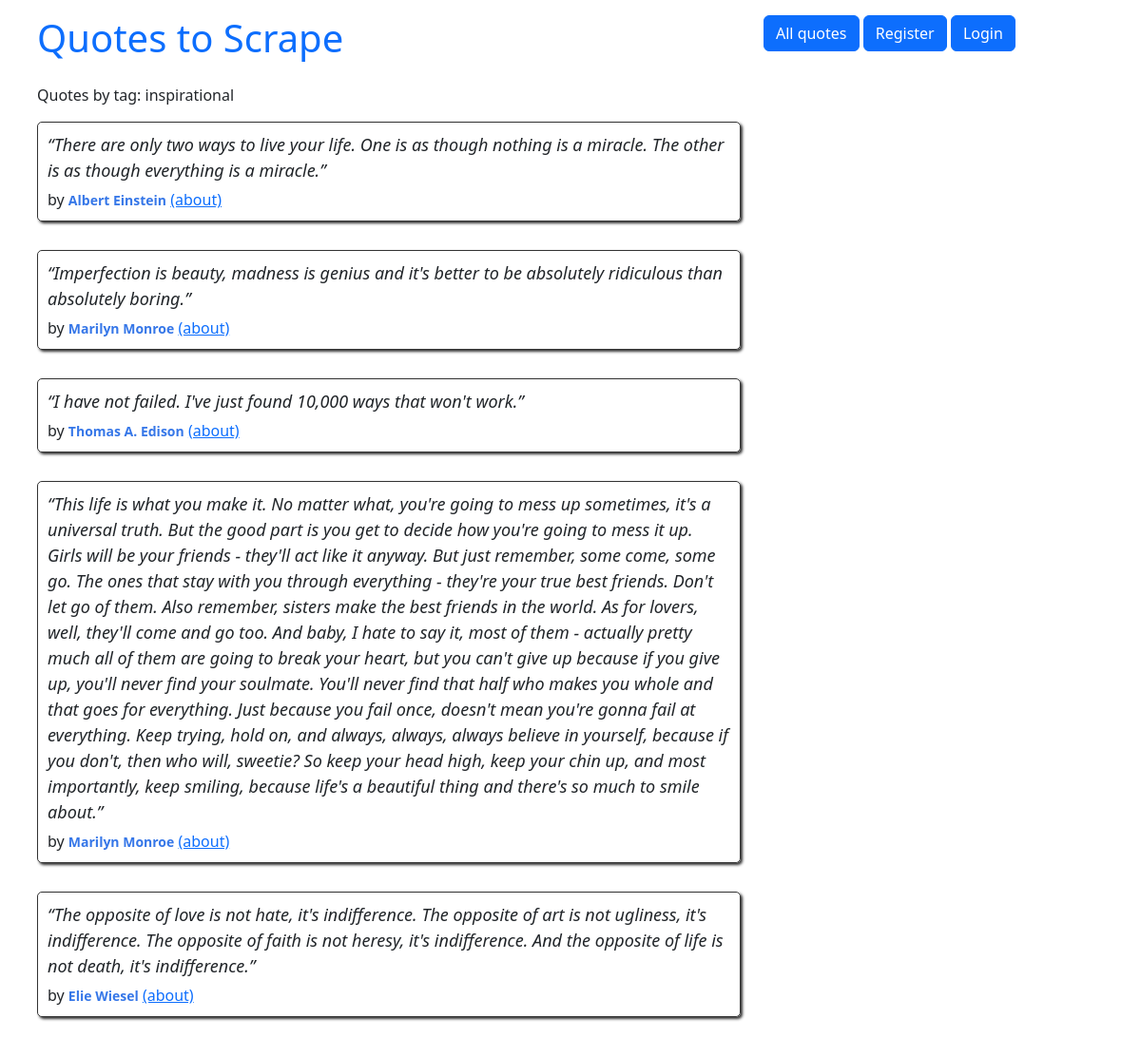
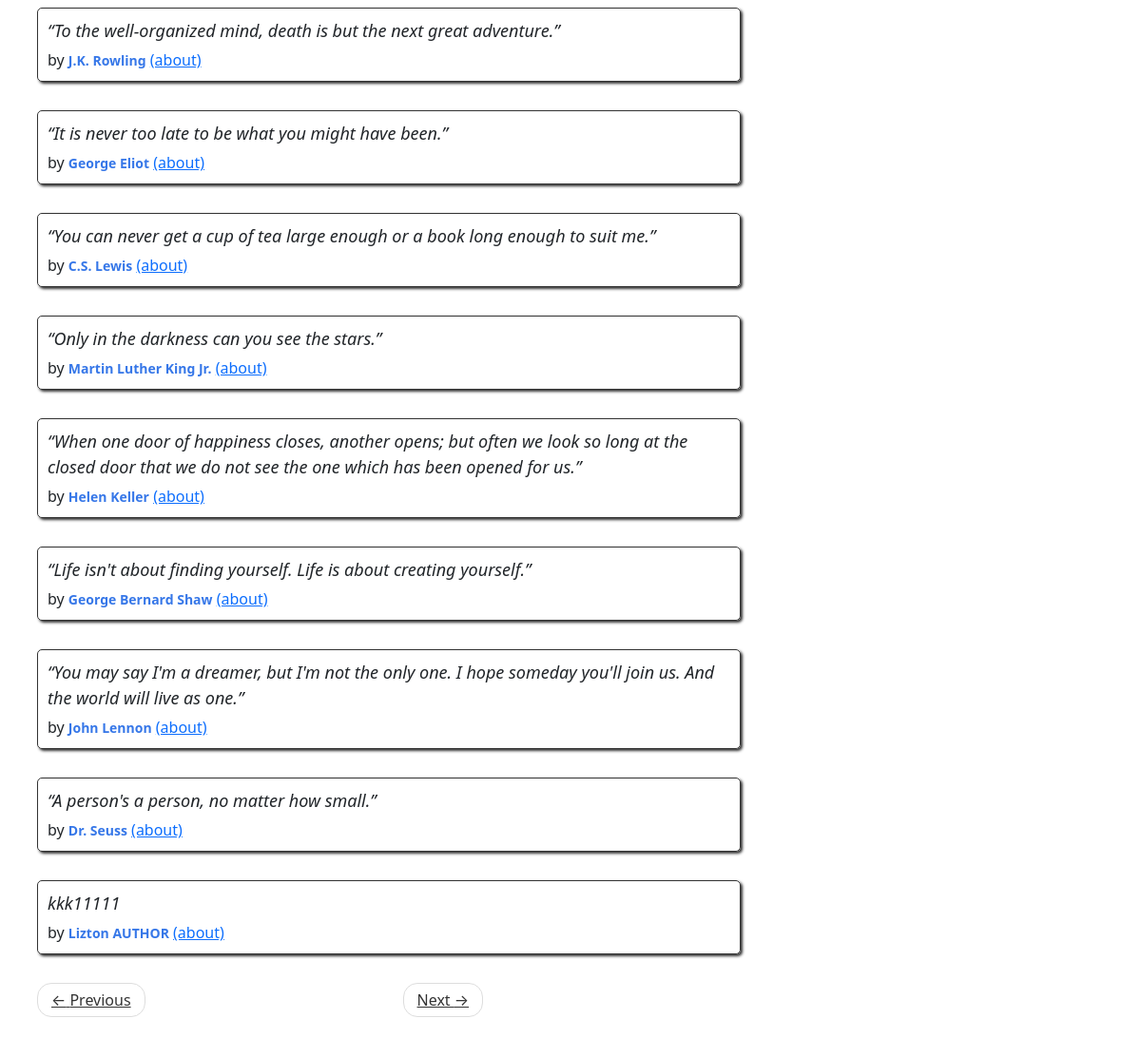
/tag/inspirational/, run on the app's committed database (2 pictures, top to bottom).
### quotes/models.py (models this page shows, shortened)
class Tag(models.Model):
    name = models.CharField(max_length=30, unique=True, null=False)

class Quote(models.Model):
    quote = models.TextField()
    tags = models.ManyToManyField(Tag)
    author = models.ForeignKey(Author, on_delete=models.CASCADE, default=None, null=True)
    created_at = models.DateTimeField(auto_now_add=True)
    user = models.ForeignKey(User, blank=True, null=True, on_delete=models.CASCADE, default=None)

class Author(models.Model):
    fullname = models.CharField(max_length=50)
    born_date = models.CharField(max_length=50)
    born_location = models.CharField(max_length=50)
    description = models.TextField()
    created_at = models.DateTimeField(auto_now_add=True)
    user = models.ForeignKey(User, blank=True, null=True, on_delete=models.CASCADE, default=None)
    def __str__(self):
        return self.fullname

### quotes/views.py (the view)
# urls.py: path('tag/<str:tag_name>/', views.get_quotes_by_tag, name='tag'),
def get_quotes_by_tag(request, tag_name):
    quotes = Quote.objects.filter(tags__name=tag_name)
    return render(request, 'quotes/quotes_by_tag.html', context={"quotes": quotes, "tag_name": tag_name})

### quotes/templates/quotes/quotes_by_tag.html
{% extends 'my_project/base.html' %}
{% load extract %}
{% block content %}
<div class="row">
    <div class="col-md-8">
         <p> Quotes by tag: {{ tag_name }} </p>
        {% for quote in quotes %}
        <div class="quote" itemscope="" itemtype="http://schema.org/CreativeWork">
            <span class="text" itemprop="text">{{quote.quote}}</span>
            <span>by <small class="author" itemprop="author">{{quote.author}}</small>
                <a href="{% url 'quotes:author' author_name=quote.author.fullname %}">(about)</a>
            </span>
        </div>
        {% endfor %}
    <nav>
        <ul class="pager">
            <li class="previous">
                <a class="{% if not quotes.has_previous %} disabled {% endif %}"
                   href="{% if quotes.has_previous %} {% url 'quotes:root_paginate' quotes.previous_page_number %} {% else %} # {% endif %}">
                    <span aria-hidden="true">←</span> Previous</a>
            </li>
            <li class="next">
                <a class="{% if not quotes.has_next %} disabled {% endif %}"
                   href="{% if quotes.has_next %} {% url 'quotes:root_paginate' quotes.next_page_number %} {% else %} # {% endif %}">Next <span aria-hidden="true">→</span></a>
            </li>
        </ul>
    </nav>
    </div>
</div>
{% endblock %}

### quotes/static/quotes/style.css (style rules this page uses)
.quote { padding: 10px; margin-bottom: 30px; border: 1px solid #333333; border-radius: 5px; box-shadow: 2px 2px 3px #333333; }
.quote span.text { display: block; margin-bottom: 5px; font-size: large; font-style: italic; }
.quote small.author { font-weight: bold; color: #3677E8; }
.pager { padding-left: 0; margin: 22px 0; list-style: none; text-align: center; }
.pager li { display: inline; }
.pager .previous>a, .pager .previous>span { float: left; }
.pager li>a, .pager li>span { display: inline-block; padding: 5px 14px; background-color: #ffffff; border: 1px solid #dddddd; border-radius: 15px; }
.disabled { color: #333333; cursor: not-allowed; }
.row { margin-left: -15px; margin-right: -15px; }

### data on the page
Tag: name "inspirational"
Quote: quote "“There are only two ways to live your life. One is as though nothing is a miracle. The other is as though everything is a miracle.”", author "Albert Einstein"
Quote: quote "“Imperfection is beauty, madness is genius and it's better to be absolutely ridiculous than absolutely boring.”", author "Marilyn Monroe"
Quote: quote "“I have not failed. I've just found 10,000 ways that won't work.”", author "Thomas A. Edison"
Quote: quote "“This life is what you make it. No matter what, you're going to mess up sometimes, it's a universal truth. But the good part is you get to decide how you're going to mess it up. Girls will be your friends - they'll act like it anyway. But just remember, some come, some go. The ones that stay with you through everything - they're your true best friends. Don't let go of them. Also remember, sisters make the best friends in the world. As for lovers, well, they'll come and go too. And baby, I hate to say it, most of them - actually pretty much all of them are going to break your heart, but you can't give up because if you give up, you'll never find your soulmate. You'll never find that half who…", author "Marilyn Monroe"
Quote: quote "“The opposite of love is not hate, it's indifference. The opposite of art is not ugliness, it's indifference. The opposite of faith is not heresy, it's indifference. And the opposite of life is not death, it's indifference.”", author "Elie Wiesel"
Quote: quote "“To the well-organized mind, death is but the next great adventure.”", author "J.K. Rowling"
Quote: quote "“It is never too late to be what you might have been.”", author "George Eliot"
Quote: quote "“You can never get a cup of tea large enough or a book long enough to suit me.”", author "C.S. Lewis"
Quote: quote "“Only in the darkness can you see the stars.”", author "Martin Luther King Jr."
Quote: quote "“When one door of happiness closes, another opens; but often we look so long at the closed door that we do not see the one which has been opened for us.”", author "Helen Keller"
Quote: quote "“Life isn't about finding yourself. Life is about creating yourself.”", author "George Bernard Shaw"
Quote: quote "“You may say I'm a dreamer, but I'm not the only one. I hope someday you'll join us. And the world will live as one.”", author "John Lennon"
Quote: quote "“A person's a person, no matter how small.”", author "Dr. Seuss"
Quote: quote "kkk11111", author "Lizton AUTHOR"
